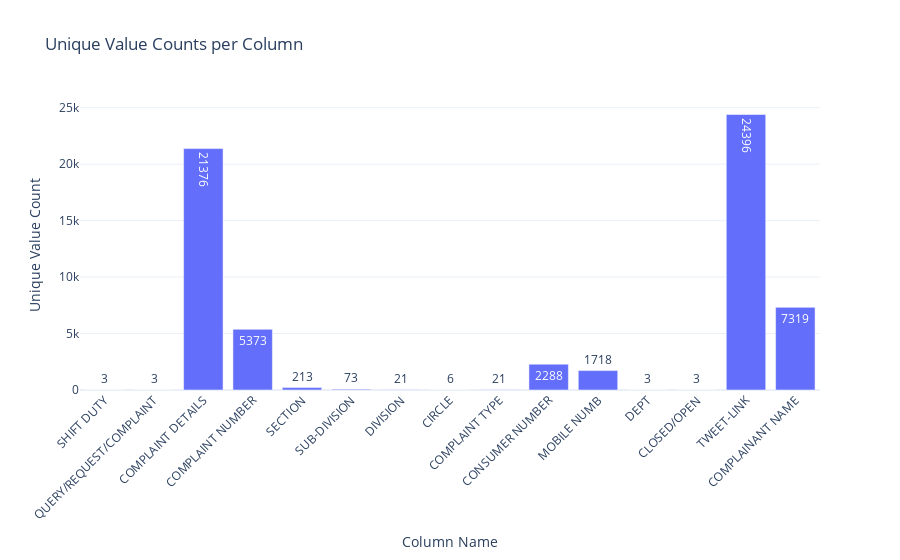

The notebook cell saved with this chart:
### Code cell
fig

### Figure 1 — Plotly figure (JSON) as saved in the notebook; plotly's stock layout.template omitted (floating-point values rounded to 4 significant figures)
{"data": [{"alignmentgroup": "True", "hovertemplate": "Column=%{x}<br>Number of Unique Entries=%{text}<extra></extra>", "legendgroup": "", "marker": {"color": "#636efa", "pattern": {"shape": ""}}, "name": "", "offsetgroup": "", "orientation": "v", "showlegend": false, "text": [3, 3, 21376, 5373, 213, 73, 21, 6, 21, 2288, 1718, 3, 3, 24396, 7319], "textposition": "auto", "type": "bar", "x": ["SHIFT DUTY", "QUERY/REQUEST/COMPLAINT", "COMPLAINT DETAILS", "COMPLAINT NUMBER", "SECTION", "SUB-DIVISION", "DIVISION", "CIRCLE", "COMPLAINT TYPE", "CONSUMER NUMBER", "MOBILE NUMB", "DEPT", "CLOSED/OPEN", "TWEET-LINK", "COMPLAINANT NAME"], "xaxis": "x", "y": [3, 3, 21376, 5373, 213, 73, 21, 6, 21, 2288, 1718, 3, 3, 24396, 7319], "yaxis": "y"}], "layout": {"barmode": "relative", "legend": {"tracegroupgap": 0}, "title": {"text": "Unique Value Counts per Column"}, "xaxis": {"anchor": "y", "domain": [0, 1], "tickangle": -45, "title": {"text": "Column Name"}}, "yaxis": {"anchor": "x", "domain": [0, 1], "title": {"text": "Unique Value Count"}}}}
